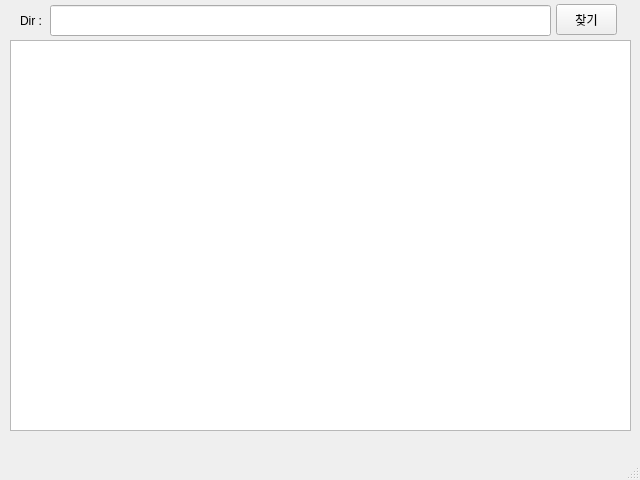
<?xml version="1.0" encoding="UTF-8"?>
<ui version="4.0">
 <class>MainWindow</class>
 <widget class="QMainWindow" name="MainWindow">
  <property name="geometry">
   <rect>
    <x>0</x>
    <y>0</y>
    <width>640</width>
    <height>480</height>
   </rect>
  </property>
  <property name="windowTitle">
   <string>MainWindow</string>
  </property>
  <widget class="QWidget" name="centralwidget">
   <widget class="QLabel" name="label">
    <property name="geometry">
     <rect>
      <x>20</x>
      <y>13</y>
      <width>31</width>
      <height>16</height>
     </rect>
    </property>
    <property name="text">
     <string>Dir :</string>
    </property>
   </widget>
   <widget class="QLineEdit" name="DirAddress">
    <property name="geometry">
     <rect>
      <x>50</x>
      <y>5</y>
      <width>501</width>
      <height>31</height>
     </rect>
    </property>
   </widget>
   <widget class="QPushButton" name="Btn">
    <property name="geometry">
     <rect>
      <x>556</x>
      <y>4</y>
      <width>61</width>
      <height>31</height>
     </rect>
    </property>
    <property name="text">
     <string>찾기</string>
    </property>
   </widget>
   <widget class="QListWidget" name="LIST">
    <property name="geometry">
     <rect>
      <x>10</x>
      <y>40</y>
      <width>621</width>
      <height>391</height>
     </rect>
    </property>
   </widget>
  </widget>
  <widget class="QMenuBar" name="menubar">
   <property name="geometry">
    <rect>
     <x>0</x>
     <y>0</y>
     <width>640</width>
     <height>21</height>
    </rect>
   </property>
  </widget>
  <widget class="QStatusBar" name="statusbar"/>
 </widget>
 <resources/>
 <connections/>
</ui>
